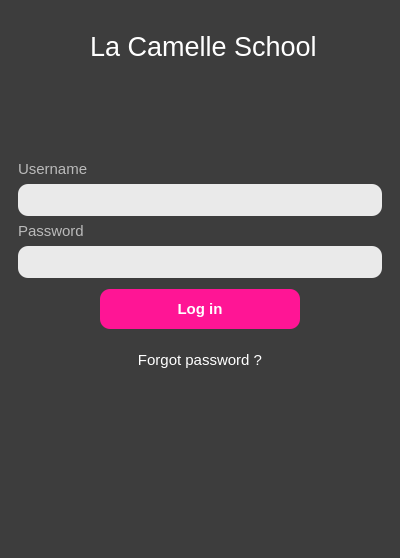
<?xml version="1.0" encoding="UTF-8"?>
<ui version="4.0">
 <class>FormLogin</class>
 <widget class="QMainWindow" name="FormLogin">
  <property name="geometry">
   <rect>
    <x>0</x>
    <y>0</y>
    <width>400</width>
    <height>558</height>
   </rect>
  </property>
  <property name="minimumSize">
   <size>
    <width>400</width>
    <height>558</height>
   </size>
  </property>
  <property name="maximumSize">
   <size>
    <width>400</width>
    <height>558</height>
   </size>
  </property>
  <property name="windowTitle">
   <string/>
  </property>
  <property name="styleSheet">
   <string notr="true">background-color: rgb(61, 61, 61);
</string>
  </property>
  <widget class="QWidget" name="centralwidget">
   <layout class="QVBoxLayout" name="verticalLayout_2">
    <item>
     <layout class="QHBoxLayout" name="horizontalLayout_2">
      <item>
       <widget class="QPushButton" name="pushButton_3">
        <property name="enabled">
         <bool>false</bool>
        </property>
        <property name="minimumSize">
         <size>
          <width>75</width>
          <height>75</height>
         </size>
        </property>
        <property name="maximumSize">
         <size>
          <width>75</width>
          <height>75</height>
         </size>
        </property>
        <property name="font">
         <font>
          <family>Segoe UI</family>
          <pointsize>12</pointsize>
         </font>
        </property>
        <property name="styleSheet">
         <string notr="true">QPushButton {
	border: none;
	background: transparent;
	color: White;
}

QPushButton:hover {
 	color: Yellow;
}</string>
        </property>
        <property name="text">
         <string/>
        </property>
        <property name="icon">
         <iconset>
          <normaloff>../Images/lcs logo.png</normaloff>
          <disabledoff>../Images/lcs logo.png</disabledoff>
          <disabledon>../Images/lcs logo.png</disabledon>../Images/lcs logo.png</iconset>
        </property>
        <property name="iconSize">
         <size>
          <width>75</width>
          <height>75</height>
         </size>
        </property>
       </widget>
      </item>
      <item>
       <widget class="QLabel" name="label_3">
        <property name="minimumSize">
         <size>
          <width>0</width>
          <height>50</height>
         </size>
        </property>
        <property name="maximumSize">
         <size>
          <width>16777215</width>
          <height>50</height>
         </size>
        </property>
        <property name="font">
         <font>
          <family>Ubuntu</family>
          <pointsize>20</pointsize>
          <weight>50</weight>
          <italic>false</italic>
          <bold>false</bold>
         </font>
        </property>
        <property name="styleSheet">
         <string notr="true">QLabel {
	color: white;
}</string>
        </property>
        <property name="text">
         <string>La Camelle School</string>
        </property>
       </widget>
      </item>
     </layout>
    </item>
    <item>
     <widget class="QFrame" name="frame">
      <property name="sizePolicy">
       <sizepolicy hsizetype="Preferred" vsizetype="Preferred">
        <horstretch>0</horstretch>
        <verstretch>0</verstretch>
       </sizepolicy>
      </property>
      <property name="minimumSize">
       <size>
        <width>0</width>
        <height>450</height>
       </size>
      </property>
      <property name="styleSheet">
       <string notr="true">QFrame {
	border: 0px;
}</string>
      </property>
      <property name="frameShape">
       <enum>QFrame::StyledPanel</enum>
      </property>
      <property name="frameShadow">
       <enum>QFrame::Raised</enum>
      </property>
      <layout class="QVBoxLayout" name="verticalLayout">
       <item>
        <spacer name="verticalSpacer_2">
         <property name="orientation">
          <enum>Qt::Vertical</enum>
         </property>
         <property name="sizeType">
          <enum>QSizePolicy::Expanding</enum>
         </property>
         <property name="sizeHint" stdset="0">
          <size>
           <width>20</width>
           <height>20</height>
          </size>
         </property>
        </spacer>
       </item>
       <item>
        <widget class="QLabel" name="label">
         <property name="maximumSize">
          <size>
           <width>16777215</width>
           <height>30</height>
          </size>
         </property>
         <property name="font">
          <font>
           <family>Ubuntu</family>
           <pointsize>11</pointsize>
           <weight>50</weight>
           <bold>false</bold>
          </font>
         </property>
         <property name="styleSheet">
          <string notr="true">QLabel {
	color: rgb(186, 186, 186);
}</string>
         </property>
         <property name="text">
          <string>Username</string>
         </property>
        </widget>
       </item>
       <item>
        <widget class="QLineEdit" name="txtUsername">
         <property name="minimumSize">
          <size>
           <width>0</width>
           <height>32</height>
          </size>
         </property>
         <property name="maximumSize">
          <size>
           <width>16777215</width>
           <height>32</height>
          </size>
         </property>
         <property name="font">
          <font>
           <family>Ubuntu</family>
           <pointsize>11</pointsize>
          </font>
         </property>
         <property name="styleSheet">
          <string notr="true">QLineEdit {
	background-color: rgb(234, 234, 234);
	padding: 5px;
	border-radius: 10px;
}</string>
         </property>
        </widget>
       </item>
       <item>
        <widget class="QLabel" name="label_2">
         <property name="maximumSize">
          <size>
           <width>16777215</width>
           <height>30</height>
          </size>
         </property>
         <property name="font">
          <font>
           <family>Ubuntu</family>
           <pointsize>11</pointsize>
           <weight>50</weight>
           <bold>false</bold>
          </font>
         </property>
         <property name="styleSheet">
          <string notr="true">QLabel {
	color: rgb(186, 186, 186);
}</string>
         </property>
         <property name="text">
          <string>Password</string>
         </property>
        </widget>
       </item>
       <item>
        <widget class="QLineEdit" name="txtPassword">
         <property name="minimumSize">
          <size>
           <width>0</width>
           <height>32</height>
          </size>
         </property>
         <property name="maximumSize">
          <size>
           <width>16777215</width>
           <height>32</height>
          </size>
         </property>
         <property name="font">
          <font>
           <family>Ubuntu</family>
           <pointsize>11</pointsize>
          </font>
         </property>
         <property name="styleSheet">
          <string notr="true">QLineEdit {
	background-color: rgb(234, 234, 234);
	padding: 5px;
	border-radius: 10px;
}</string>
         </property>
         <property name="echoMode">
          <enum>QLineEdit::Password</enum>
         </property>
        </widget>
       </item>
       <item>
        <layout class="QHBoxLayout" name="horizontalLayout">
         <property name="topMargin">
          <number>5</number>
         </property>
         <property name="bottomMargin">
          <number>5</number>
         </property>
         <item>
          <widget class="QPushButton" name="btnLogin">
           <property name="minimumSize">
            <size>
             <width>0</width>
             <height>40</height>
            </size>
           </property>
           <property name="maximumSize">
            <size>
             <width>200</width>
             <height>16777215</height>
            </size>
           </property>
           <property name="font">
            <font>
             <family>Ubuntu</family>
             <pointsize>11</pointsize>
             <weight>75</weight>
             <bold>true</bold>
            </font>
           </property>
           <property name="styleSheet">
            <string notr="true">QPushButton {
	border-radius: 10px;
	background: #FF1595;
	color: white;
}

QPushButton:hover {
 	background: #ED5AB3;
}</string>
           </property>
           <property name="text">
            <string>Log in</string>
           </property>
          </widget>
         </item>
        </layout>
       </item>
       <item>
        <widget class="QPushButton" name="btnForgotPassword">
         <property name="minimumSize">
          <size>
           <width>0</width>
           <height>40</height>
          </size>
         </property>
         <property name="font">
          <font>
           <family>Ubuntu</family>
           <pointsize>11</pointsize>
          </font>
         </property>
         <property name="styleSheet">
          <string notr="true">QPushButton {
	border: none;
	background: transparent;
	color: White;
}

QPushButton:hover {
 	color: Yellow;
}</string>
         </property>
         <property name="text">
          <string>Forgot password ?</string>
         </property>
        </widget>
       </item>
       <item>
        <spacer name="verticalSpacer">
         <property name="orientation">
          <enum>Qt::Vertical</enum>
         </property>
         <property name="sizeType">
          <enum>QSizePolicy::Fixed</enum>
         </property>
         <property name="sizeHint" stdset="0">
          <size>
           <width>20</width>
           <height>160</height>
          </size>
         </property>
        </spacer>
       </item>
      </layout>
     </widget>
    </item>
   </layout>
  </widget>
 </widget>
 <resources/>
 <connections/>
</ui>
